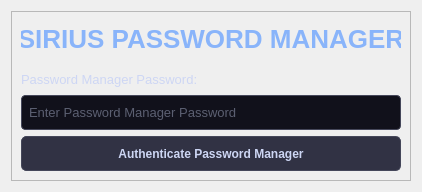
          <widget class="QWidget" name="page_pm_auth">
           <layout class="QGridLayout" name="gridLayout_3">
            <item row="0" column="0">
             <widget class="QFrame" name="frame_pm_auth">
              <property name="minimumSize">
               <size>
                <width>400</width>
                <height>170</height>
               </size>
              </property>
              <property name="maximumSize">
               <size>
                <width>400</width>
                <height>170</height>
               </size>
              </property>
              <property name="frameShape">
               <enum>QFrame::StyledPanel</enum>
              </property>
              <property name="frameShadow">
               <enum>QFrame::Raised</enum>
              </property>
              <layout class="QVBoxLayout" name="verticalLayout_2">
               <item>
                <widget class="QLabel" name="label">
                 <property name="sizePolicy">
                  <sizepolicy hsizetype="Preferred" vsizetype="Fixed">
                   <horstretch>0</horstretch>
                   <verstretch>0</verstretch>
                  </sizepolicy>
                 </property>
                 <property name="minimumSize">
                  <size>
                   <width>0</width>
                   <height>55</height>
                  </size>
                 </property>
                 <property name="maximumSize">
                  <size>
                   <width>16777215</width>
                   <height>55</height>
                  </size>
                 </property>
                 <property name="styleSheet">
                  <string notr="true">QLabel {
    font-size: 26px;
    color: #89b4fa;
    font-weight: bold;
    margin-bottom: 20px;
    background-color: transparent;
}</string>
                 </property>
                 <property name="text">
                  <string>SIRIUS PASSWORD MANAGER</string>
                 </property>
                 <property name="alignment">
                  <set>Qt::AlignCenter</set>
                 </property>
                 <property name="wordWrap">
                  <bool>false</bool>
                 </property>
                </widget>
               </item>
               <item>
                <widget class="QLabel" name="label_3">
                 <property name="minimumSize">
                  <size>
                   <width>0</width>
                   <height>20</height>
                  </size>
                 </property>
                 <property name="maximumSize">
                  <size>
                   <width>16777215</width>
                   <height>20</height>
                  </size>
                 </property>
                 <property name="styleSheet">
                  <string notr="true">QLabel {
    color: #cdd6f4;
    font-weight: normal;
    font-size: 10pt;
    background-color: transparent;
}</string>
                 </property>
                 <property name="text">
                  <string>Password Manager Password:</string>
                 </property>
                </widget>
               </item>
               <item>
                <widget class="QLineEdit" name="input_pm_auth_pass">
                 <property name="minimumSize">
                  <size>
                   <width>0</width>
                   <height>35</height>
                  </size>
                 </property>
                 <property name="maximumSize">
                  <size>
                   <width>16777215</width>
                   <height>35</height>
                  </size>
                 </property>
                 <property name="styleSheet">
                  <string notr="true">QLineEdit {
    background-color: #11111b;
    border: 1px solid #45475a;
    border-radius: 4px;
    color: #a6adc8;
    padding: 5px;
    font-size: 10pt;
}</string>
                 </property>
                 <property name="echoMode">
                  <enum>QLineEdit::Password</enum>
                 </property>
                 <property name="placeholderText">
                  <string>Enter Password Manager Password</string>
                 </property>
                </widget>
               </item>
               <item>
                <widget class="QPushButton" name="btn_pm_auth">
                 <property name="minimumSize">
                  <size>
                   <width>0</width>
                   <height>35</height>
                  </size>
                 </property>
                 <property name="maximumSize">
                  <size>
                   <width>16777215</width>
                   <height>35</height>
                  </size>
                 </property>
                 <property name="styleSheet">
                  <string notr="true">QPushButton {
    background-color: #313244;
    color: #cdd6f4;
    border: 1px solid #45475a;
    border-radius: 5px;
    padding: 6px 12px;
    font-weight: bold;
}

QPushButton:hover {
    background-color: #45475a;
    color: #ffffff;
    border-color: #89b4fa;
}</string>
                 </property>
                 <property name="text">
                  <string>Authenticate Password Manager</string>
                 </property>
                </widget>
               </item>
              </layout>
             </widget>
            </item>
           </layout>
          </widget>
